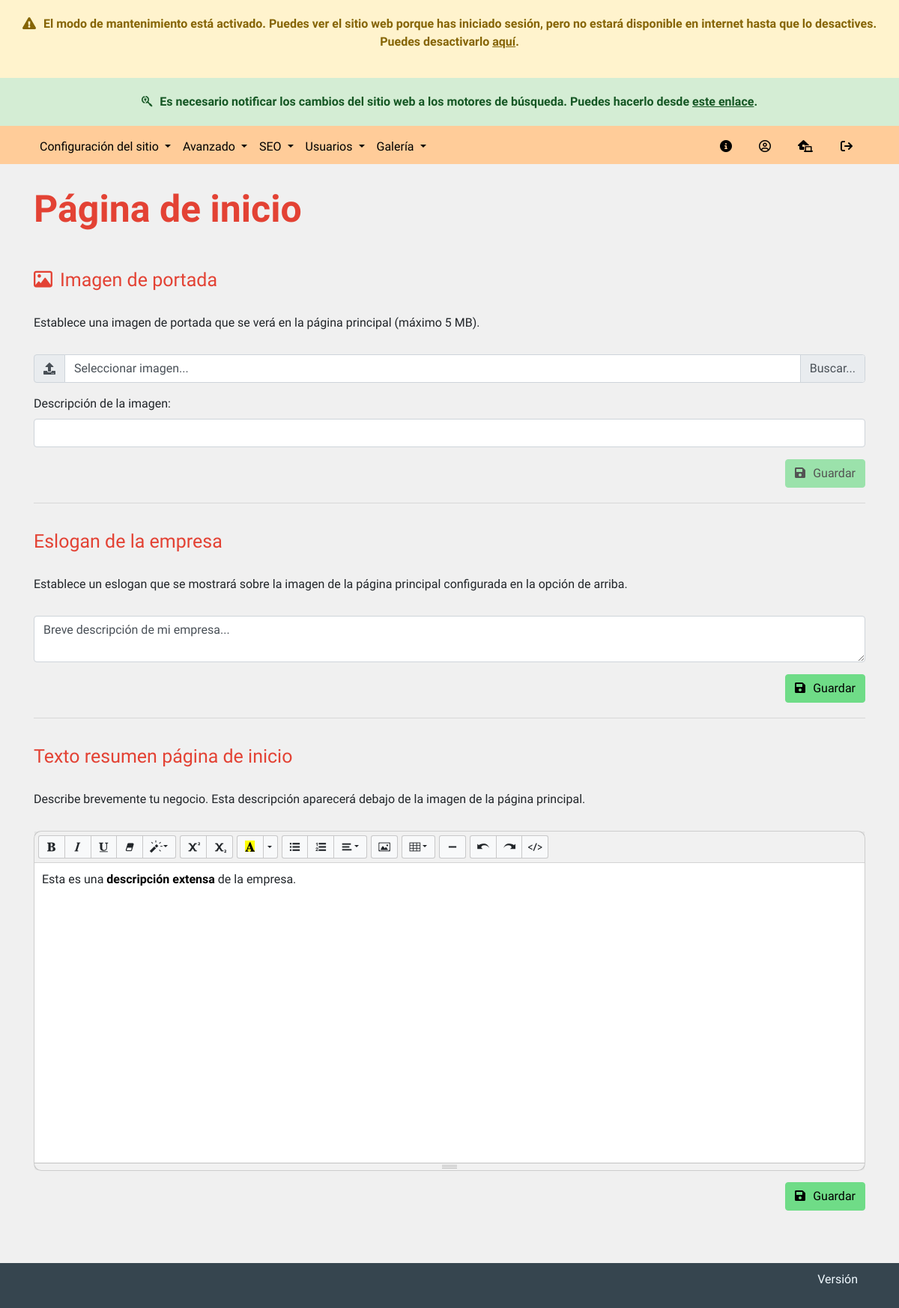
Page /dashboard?page=general-settings (signed in) on the earlier database version.
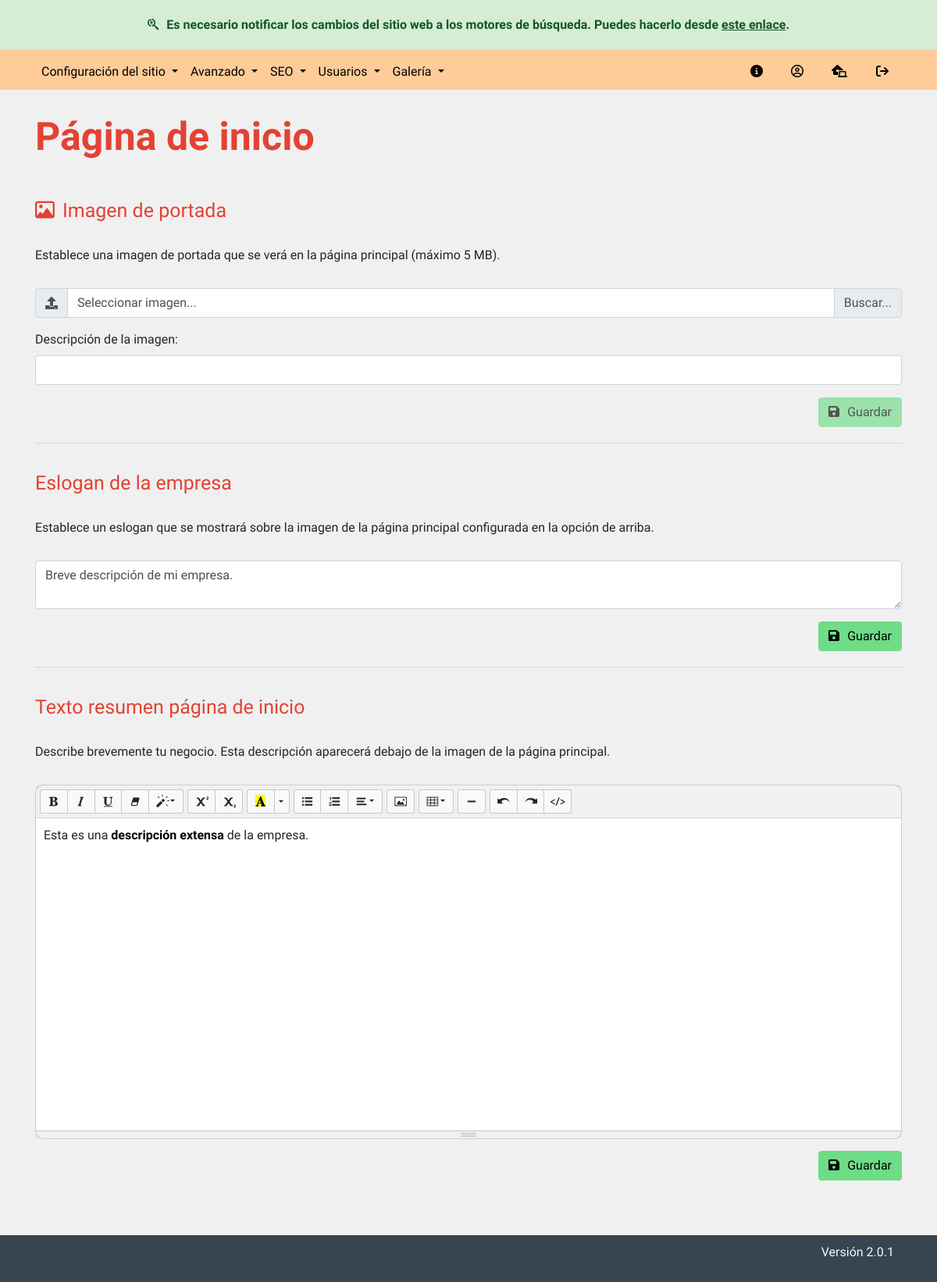
Same page on the later database version.
### tables this page shows
CREATE TABLE `company_info` (
  `key_info` varchar(255) NOT NULL,
  `value_info` longtext NOT NULL,
  `modifiedBy` int(4) NOT NULL
);

### public_html/scripts/get_uri.php (called while the page is built, shortened)
<?php
    function GetBaseUri() {
        return (isset($_SERVER['HTTPS']) && $_SERVER['HTTPS'] === 'on' ? "https" : "http") . "://$_SERVER[HTTP_HOST]";
    }
?>

### connection.php (called while the page is built)
<?php
    $DSN = 'mysql:dbname=vigal;host=127.0.0.1;charset=utf8mb4';
    $DB_user = 'root';
    $DB_pass = '';
?>

### public_html/scripts/get_site_settings.php (called while the page is built, shortened)
<?php
    require_once $_SERVER["DOCUMENT_ROOT"]."/dashboard/scripts/check_url_direct_access.php";
    require_once $_SERVER["DOCUMENT_ROOT"].'/dashboard/scripts/database_connection.php';
    function getSiteSettings() {
        $conn = new DatabaseConnection();
        $res = $conn->query("select * from company_info");
        $res[8]["value_info"] = json_decode($res[8]["value_info"], true);
        $res[4]["value_info"] = json_decode($res[4]["value_info"], true);
        return $res;
    }
?>

### public_html/dashboard/scripts/database_connection.php (called while the page is built, shortened)
<?php
    class DatabaseConnection {
        function __construct() {
            require dirname($_SERVER["DOCUMENT_ROOT"], 1).'/connection.php';
            try {
                $this->conn = new PDO($DSN, $DB_user, $DB_pass);
            } catch (PDOException $e) {
                echo 'Connection error: ' . $e->getMessage();
            }
        }
        public function query($sql) {
            $res = array();
            $aux = $this->conn->query($sql);
            if (gettype($aux) == "object") {
                while ($rows = $aux->fetch(PDO::FETCH_ASSOC)) {
                    array_push($res, $rows);
                }
                return $res;
            } else {
                $this->num_rows = 0;
                return $aux;
            }
        }
    }
?>

### public_html/dashboard/scripts/check_permissions.php (called while the page is built, shortened)
<?php
    require_once $_SERVER["DOCUMENT_ROOT"]."/dashboard/scripts/check_url_direct_access.php";
    require_once $_SERVER["DOCUMENT_ROOT"].'/dashboard/scripts/database_connection.php';
    function HasPermission($permName) {
        $conn = new DatabaseConnection();
        $permissions = array
            (
              "manage_advancedSettings" =>  "10000000",
              "manage_gallery" =>  "01000000",
              "manage_companySettings" =>  "00100000",
              "manage_services" =>  "00010000",
              "manage_users" =>  "00001000",
              "manage_siteSettings" =>  "00000100",
              "manage_seoSettings" => "00000010",
              "standard_user" =>  "00000001"
            );
        $userPerm = 1;
        if ($permName != "no_user") {
            $sql = "select permissions from user_roles inner join users on users.account_type = user_roles.id where users.id = '".$_SESSION["userid"]."'";
            $res = $conn->query($sql);
            $userPerm = $res[0]["permissions"];
            return (($userPerm & bindec($permissions[$permName])) == bindec($permissions[$permName])) ? true : false;
        }
        return $userPerm;
    }
?>

### public_html/dashboard/index.php (the view, shortened to what the changed rows need)
<?php
    require_once $_SERVER["DOCUMENT_ROOT"]."/dashboard/scripts/check_permissions.php";
    require_once $_SERVER["DOCUMENT_ROOT"]."/dashboard/scripts/database_connection.php";
    require_once $_SERVER["DOCUMENT_ROOT"]."/scripts/get_uri.php";
    require_once $_SERVER["DOCUMENT_ROOT"]."/scripts/get_site_settings.php";
    $site_settings = getSiteSettings();
    $page = "";
    switch($_GET['page']) {
        case 'general-settings':
            $page = '/dashboard/admin/site-settings/pages/general.php';
            break;
    }
?>
<!DOCTYPE html>
<html>
<head>
    <link rel="stylesheet" type="text/css" href="<?=GetBaseUri()?>/includes/bootstrap/css/bootstrap.min.css">
    <link rel="stylesheet" type="text/css" href="<?=GetBaseUri()?>/includes/css/fontawesome.all.min.css">
    <link rel="stylesheet" type="text/css" href="<?=GetBaseUri()?>/includes/css/gallery.css">
    <link rel="stylesheet" type="text/css" href="<?=GetBaseUri()?>/includes/css/styles.css">
    <link rel="stylesheet" type="text/css" href="<?=GetBaseUri()?>/dashboard/includes/dataTables.bootstrap4.min.css">
    <link rel="stylesheet" type="text/css" href="<?=GetBaseUri()?>/includes/summernote/summernote-bs4.min.css" />
</head>
<body class="d-flex">
    <?php
    if (strcmp($site_settings[11]["value_info"], "true") == 0 && HasPermission("manage_siteSettings")) {
        include $_SERVER["DOCUMENT_ROOT"]."/snippets/maintenance_message.php";
    }
    ?>
        <div class="wrapper">
        <div id="content">
            <div>
                <?php include $_SERVER["DOCUMENT_ROOT"].$page?>
            </div>
        </div>
    </div>
    <footer>
        <div class="container">
            <div style="color: rgb(240,249,255); padding: 10px; text-align: right">
                <p>Versión <?=$site_settings[15]["value_info"]?></p>
            </div>
        </div>
    </footer>
</body>
</html>

### public_html/snippets/maintenance_message.php (shortened to what the changed rows need)
<div class="container-fluid warning-message">
    <p> <i class="i-margin fas fa-exclamation-triangle"></i>El modo de mantenimiento está activado. Puedes ver el sitio web porque has iniciado sesión, pero no estará disponible en internet hasta que lo desactives. Puedes desactivarlo <u><a href="<?=GetBaseUri()?>/dashboard?page=advanced">aquí</a></u>.</p>
</div>

### public_html/dashboard/admin/site-settings/pages/general.php (shortened to what the changed rows need)
<?php
    require_once $_SERVER["DOCUMENT_ROOT"]."/dashboard/scripts/check_url_direct_access.php";
?>
<div class="container settings-container">
    <h1 class="title"></i>Página de inicio</h1>
    <form style="margin-bottom: 20px;">
        <div class="form-row">
            <div class="col">
                <div class="input-group mb-3">
                    <textarea id="index-image-description" class="form-control"><?= ($site_settings[6]["value_info"] != ""? $site_settings[6]["value_info"]:"")?></textarea>
                </div>
            </div>
        </div>
    </form>
</div>

Differences in the rows shown:
removed company_info: value_info "Breve descripción de mi empresa..."
added company_info: value_info "Breve descripción de mi empresa."
added company_info: value_info "2.0.1"
Other differences:
text no longer shown: "El modo de mantenimiento está activado. Puedes ver el sitio web porque has iniciado sesión, pero no estará disponible en internet hasta que lo desactives. Puedes desactivarlo aquí ."
